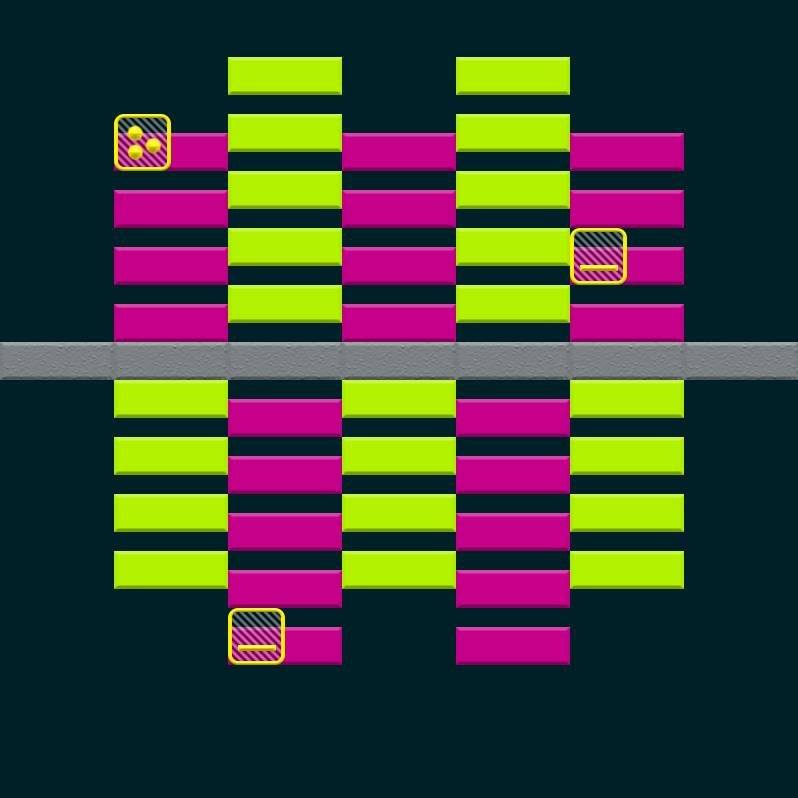

This game map was drawn from its Tiled (.tmx) file and the tilesets committed beside it. A one-line description and the trimmed map source follow:
An orthogonal 14x42 tile map with 57x19 px tiles, 2 tile layers (Bricks, Powerups), 3 tilesets and 4 objects (D, A, C, B).

<map version="1.0" tiledversion="1.0.3" orientation="orthogonal" renderorder="left-up" width="14" height="42" tilewidth="57" tileheight="19" backgroundcolor="#002028" nextobjectid="15">
 <properties>
  <property name="FinalBallSpeedPercentageIncrease" type="int" value="25" />
 </properties>
 <tileset firstgid="1" name="Bricks" tilewidth="114" tileheight="38" tilecount="18" columns="0">
  <tile id="0">
   <properties>
    <property name="HitsToDestroy" type="int" value="1" />
   </properties>
   <image width="114" height="38" source="../../../../SourceImages/Game/Brick-A1.png" />
  </tile>
  <tile id="1">
   <properties>
    <property name="HitsToDestroy" type="int" value="2" />
   </properties>
   <image width="114" height="38" source="../../../../SourceImages/Game/Brick-A2.png" />
  </tile>
  <tile id="2">
   <properties>
    <property name="HitsToDestroy" type="int" value="1" />
   </properties>
   <image width="114" height="38" source="../../../../SourceImages/Game/Brick-B1.png" />
  </tile>
  <tile id="3">
   <properties>
    <property name="HitsToDestroy" type="int" value="2" />
   </properties>
   <image width="114" height="38" source="../../../../SourceImages/Game/Brick-B2.png" />
  </tile>
  <tile id="4">
   <properties>
    <property name="HitsToDestroy" type="int" value="1" />
   </properties>
   <image width="114" height="38" source="../../../../SourceImages/Game/Brick-C1.png" />
  </tile>
  <tile id="5">
   <properties>
    <property name="HitsToDestroy" type="int" value="2" />
   </properties>
   <image width="114" height="38" source="../../../../SourceImages/Game/Brick-C2.png" />
  </tile>
  <tile id="6">
   <properties>
    <property name="HitsToDestroy" type="int" value="1" />
   </properties>
   <image width="114" height="38" source="../../../../SourceImages/Game/Brick-D1.png" />
  </tile>
  <tile id="7">
   <properties>
    <property name="HitsToDestroy" type="int" value="2" />
   </properties>
   <image width="114" height="38" source="../../../../SourceImages/Game/Brick-D2.png" />
  </tile>
  <tile id="8">
   <properties>
    <property name="HitsToDestroy" type="int" value="-1" />
   </properties>
   <image width="114" height="38" source="../../../../SourceImages/Game/Brick-E1.png" />
  </tile>
  <tile id="9">
   <properties>
    <property name="HitsToDestroy" type="int" value="1" />
   </properties>
   <image width="57" height="19" source="../../../../SourceImages/Game/SmallBrick-A1.png" />
  </tile>
  <tile id="10">
   <properties>
    <property name="HitsToDestroy" type="int" value="2" />
   </properties>
   <image width="57" height="19" source="../../../../SourceImages/Game/SmallBrick-A2.png" />
  </tile>
  <tile id="11">
   <properties>
    <property name="HitsToDestroy" type="int" value="1" />
   </properties>
   <image width="57" height="19" source="../../../../SourceImages/Game/SmallBrick-B1.png" />
  </tile>
  <tile id="12">
   <properties>
    <property name="HitsToDestroy" type="int" value="2" />
   </properties>
   <image width="57" height="19" source="../../../../SourceImages/Game/SmallBrick-B2.png" />
  </tile>
  <tile id="14">
   <properties>
    <property name="HitsToDestroy" type="int" value="1" />
   </properties>
   <image width="57" height="19" source="../../../../SourceImages/Game/SmallBrick-C1.png" />
  </tile>
  <tile id="15">
   <properties>
    <property name="HitsToDestroy" type="int" value="2" />
   </properties>
   <image width="57" height="19" source="../../../../SourceImages/Game/SmallBrick-C2.png" />
  </tile>
  <tile id="16">
   <properties>
    <property name="HitsToDestroy" type="int" value="1" />
   </properties>
   <image width="57" height="19" source="../../../../SourceImages/Game/SmallBrick-D1.png" />
  </tile>
  <tile id="17">
   <properties>
    <property name="HitsToDestroy" type="int" value="2" />
   </properties>
   <image width="57" height="19" source="../../../../SourceImages/Game/SmallBrick-D2.png" />
  </tile>
  <tile id="18">
   <properties>
    <property name="HitsToDestroy" type="int" value="-1" />
   </properties>
   <image width="57" height="19" source="../../../../SourceImages/Game/SmallBrick-E1.png" />
  </tile>
 </tileset>
 <tileset firstgid="20" name="Powerups" tilewidth="57" tileheight="57" tilecount="3" columns="0">
  <tile id="0">
   <properties>
    <property name="PowerupType" type="int" value="3" />
   </properties>
   <image width="57" height="57" source="../../../../SourceImages/Game/PowerupFireball.png" />
  </tile>
  <tile id="1">
   <properties>
    <property name="PowerupType" type="int" value="1" />
   </properties>
   <image width="57" height="57" source="../../../../SourceImages/Game/PowerupLargerPaddle.png" />
  </tile>
  <tile id="2">
   <properties>
    <property name="PowerupType" type="int" value="2" />
   </properties>
   <image width="57" height="57" source="../../../../SourceImages/Game/PowerupMultiBall.png" />
  </tile>
 </tileset>
 <tileset firstgid="23" name="Wormholes" tilewidth="57" tileheight="57" tilecount="2" columns="0">
  <tile id="2">
   <image width="57" height="57" source="../../../../SourceImages/Game/WormholeIn.png" />
  </tile>
  <tile id="3">
   <image width="57" height="57" source="../../../../SourceImages/Game/WormholeOut.png" />
  </tile>
 </tileset>
 <layer name="Bricks" width="14" height="42">
  <data>[588 cells, 51 non-empty, 3 distinct tile ids]</data>
 </layer>
 <layer name="Powerups" width="14" height="42">
  <data>[588 cells, 3 non-empty, 2 distinct tile ids]</data>
 </layer>
 <objectgroup name="Wormholes">
  <object id="10" name="D" gid="26" x="731" y="447" width="57" height="55">
   <properties>
    <property name="WormholeType" type="int" value="1" />
   </properties>
  </object>
  <object id="11" name="A" gid="25" x="11" y="447" width="57" height="57">
   <properties>
    <property name="ExitName" value="B" />
    <property name="WormholeType" type="int" value="0" />
   </properties>
  </object>
  <object id="12" name="C" gid="25" x="11" y="65" width="57" height="57">
   <properties>
    <property name="ExitName" value="D" />
    <property name="WormholeType" type="int" value="0" />
   </properties>
  </object>
  <object id="13" name="B" gid="26" x="731" y="65" width="57" height="55">
   <properties>
    <property name="WormholeType" type="int" value="1" />
   </properties>
  </object>
 </objectgroup>
</map>
